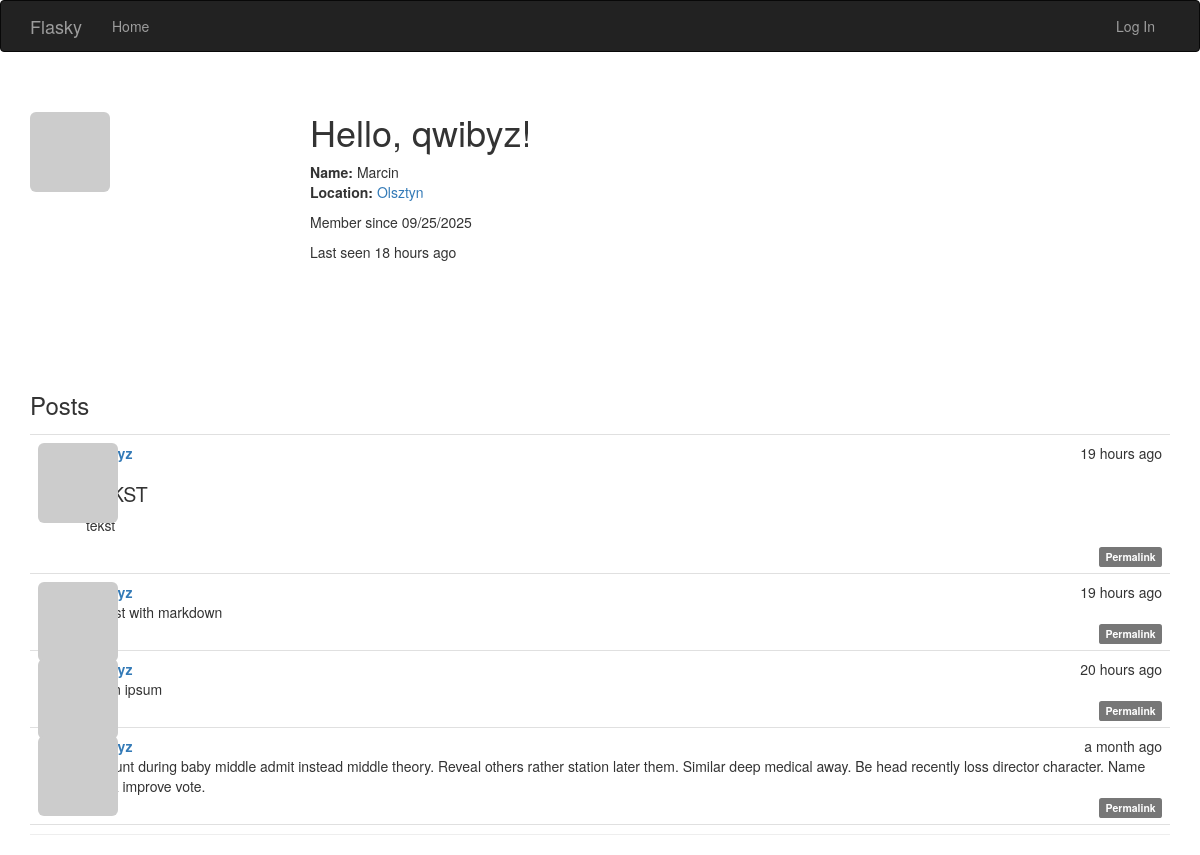
/user/qwibyz, run on the app's committed database.
### app/models.py (models this page shows, shortened)
class User(UserMixin, db.Model):
    __tablename__ = 'users'
    id = db.Column(db.Integer, primary_key=True)
    email = db.Column(db.String(64), unique=True, index=True)
    username = db.Column(db.String(64), unique=True, index=True)
    role_id = db.Column(db.Integer, db.ForeignKey('roles.id'))
    password_hash = db.Column(db.String(128))
    confirmed = db.Column(db.Boolean, default=False)
    name = db.Column(db.String(64))
    location = db.Column(db.String(64))
    about_me = db.Column(db.Text())
    member_since = db.Column(db.DateTime(), default=datetime.now(timezone.utc))
    last_seen = db.Column(db.DateTime(), default=datetime.now(timezone.utc))
    avatar_hash = db.Column(db.String(32))
    posts = db.relationship('Post', backref='author', lazy='dynamic')
    def gravatar_hash(self):
        return hashlib.md5(self.email.lower().encode('utf-8')).hexdigest()
    @property
    def password(self):
        raise AttributeError('Password is not a readable attribute')
    def gravatar(self, size=100, default='identicon', rating='g'):
        url = 'https://secure.gravatar.com/avatar'
        hash = self.avatar_hash or self.gravatar_hash()
        return f'{url}/{hash}?s={size}&d={default}&r={rating}'.format(
            url=url, hash=hash, size=size, default=default, rating=rating)

class Post(db.Model):
    __tablename__ = 'posts'
    id = db.Column(db.Integer, primary_key=True)
    body = db.Column(db.Text)
    body_html = db.Column(db.Text)
    timestamp = db.Column(db.DateTime, index=True, default=datetime.now(timezone.utc))
    author_id = db.Column(db.Integer, db.ForeignKey('users.id'))

### app/main/views.py (the view)
@main.route('/user/<username>')
def user(username):
    user = User.query.filter_by(username=username).first_or_404()
    if user is None:
        abort(404)
    posts = user.posts.order_by(Post.timestamp.desc()).all()
    return render_template('user.html', user=user, posts=posts)

### app/auth/views.py (called while the page is built)
@auth.before_app_request
def before_request():
    if current_user.is_authenticated:
        current_user.ping()  # Aktualizacja last_seen przy każdej autoryzowane
        if not current_user.confirmed \
            and request.blueprint != 'auth' \
            and request.endpoint != 'static':
            return redirect(url_for('auth.unconfirmed'))

### app/main/__init__.py (called while the page is built)
@main.app_context_processor
def inject_permissions():
    return dict(Permission=Permission)

### app/models.py (called while the page is built)
    def is_administrator(self):
        return False

### app/templates/user.html (shortened to what this page needs)
{% extends "base.html" %}
{% import "_macros.html" as macros %}
{% block page_content %}
<div class="page-header">
    <img class="img-rounded profile-thumbnail" src="{{ user.gravatar(size=256) }}">
    <div class="profile-header">
        <h1>Hello, {{ user.username }}!</h1>
        {% if user.name or user.location %}
        <p>
            {% if user.name %}<strong>Name:</strong> {{ user.name }}{% endif %}
            {% if user.location %}
            <br><strong>Location:</strong>
            <a href="http://maps.google.com/?q={{ user.location }}">
                {{ user.location }}
            </a>
            {% endif %}
        </p>
        {% endif %}
        <p>Member since {{ moment(user.member_since).format('L') }}</p>
        <p>Last seen {{ moment(user.last_seen).fromNow() }}</p>
    </div>
    <h3>Posts</h3>
    {% include '_posts.html' %}
</div>
{% endblock %}

### app/templates/base.html (shortened to what this page needs)
{% extends "bootstrap/base.html" %}
{% block head %}
{{ super() }}
<link rel="stylesheet" type="text/css" href="{{ url_for('static', filename='styles.css') }}">
{% endblock %}
{% block navbar %}
<div class="navbar navbar-inverse" role="navigation">
    <div class="container">
        <div class="navbar-header">
            <a class="navbar-brand" href="/">Flasky</a>
        </div>
        <div class="navbar-collapse collapse">
            <ul class="nav navbar-nav">
                <li><a href="/">Home</a></li>
            </ul>
            <ul class="nav navbar-nav navbar-right">
                {% if current_user.is_authenticated %}
                <li><a href="#">Logged in as {{ current_user.username }}</a></li>
                <li><a href="{{ url_for('auth.logout') }}">Log Out</a></li>
                {% else %}
                <li><a href="{{ url_for('auth.login') }}">Log In</a></li>
                {% endif %}
        </div>
    </div>
</div>
{% endblock %}
{% block content %}
<div class="container">
    {% block page_content %}{% endblock %}
</div>
{% endblock %}

### app/templates/_posts.html (shortened to what this page needs)
<ul class="posts">
    {% for post in posts %}
    <li class="post">
        <div class="post-thumbnail">
            <a href="{{ url_for('.user', username=post.author.username) }}">
                <img class="img-rounded profile-thumbnail" src="{{ post.author.gravatar(size=40) }}">
            </a>
        </div>
        <div class="post-content">
            <div class="post-date">{{ moment(post.timestamp).fromNow() }}</div>
            <div class="post-author"><a href="{{ url_for('.user', username=post.author.username) }}">{{ post.author.username }}</a></div>
            <div class="post-body">
            {% if post.body_html %}
                {{ post.body_html | safe }}
            {% else %}
                {{ post.body }}
            {% endif %}
            </div>
            <div class="post-footer">
                <a href="{{ url_for('.post', id=post.id) }}">
                    <span class="label label-default">Permalink</span>
                </a>
            </div>
        </div>
    </li>
    {% endfor %}
</ul>

### app/static/styles.css (style rules this page uses)
.profile-thumbnail { position: absolute; }
.profile-header { min-height: 260px; margin-left: 280px; }
ul.posts { list-style-type: none; padding: 0px; margin: 16px 0px 0px 0px; border-top: 1px solid #e0e0e0; }
ul.posts li.post { padding: 8px; border-bottom: 1px solid #e0e0e0; }
div.post-date { float: right; }
div.post-author { font-weight: bold; }
div.post-thumbnail { position: absolute; }
div.post-content { margin-left: 48px; min-height: 48px; }
div.post-footer { text-align: right; }
.post-body h1 { font-size: 140%; }

### data on the page
User: username "qwibyz", name "Marcin", location "Olsztyn", member_since "09/25/2025", last_seen "18 hours ago"
Post: timestamp "19 hours ago", body_html "tekst"
Post: timestamp "19 hours ago", body "# Post with markdown"
Post: timestamp "20 hours ago", body "lorem ipsum"
Post: timestamp "a month ago", body "Amount during baby middle admit instead middle theory. Reveal others rather station later them. Similar deep medical away. Be head recently loss director character. Name stock improve vote."
